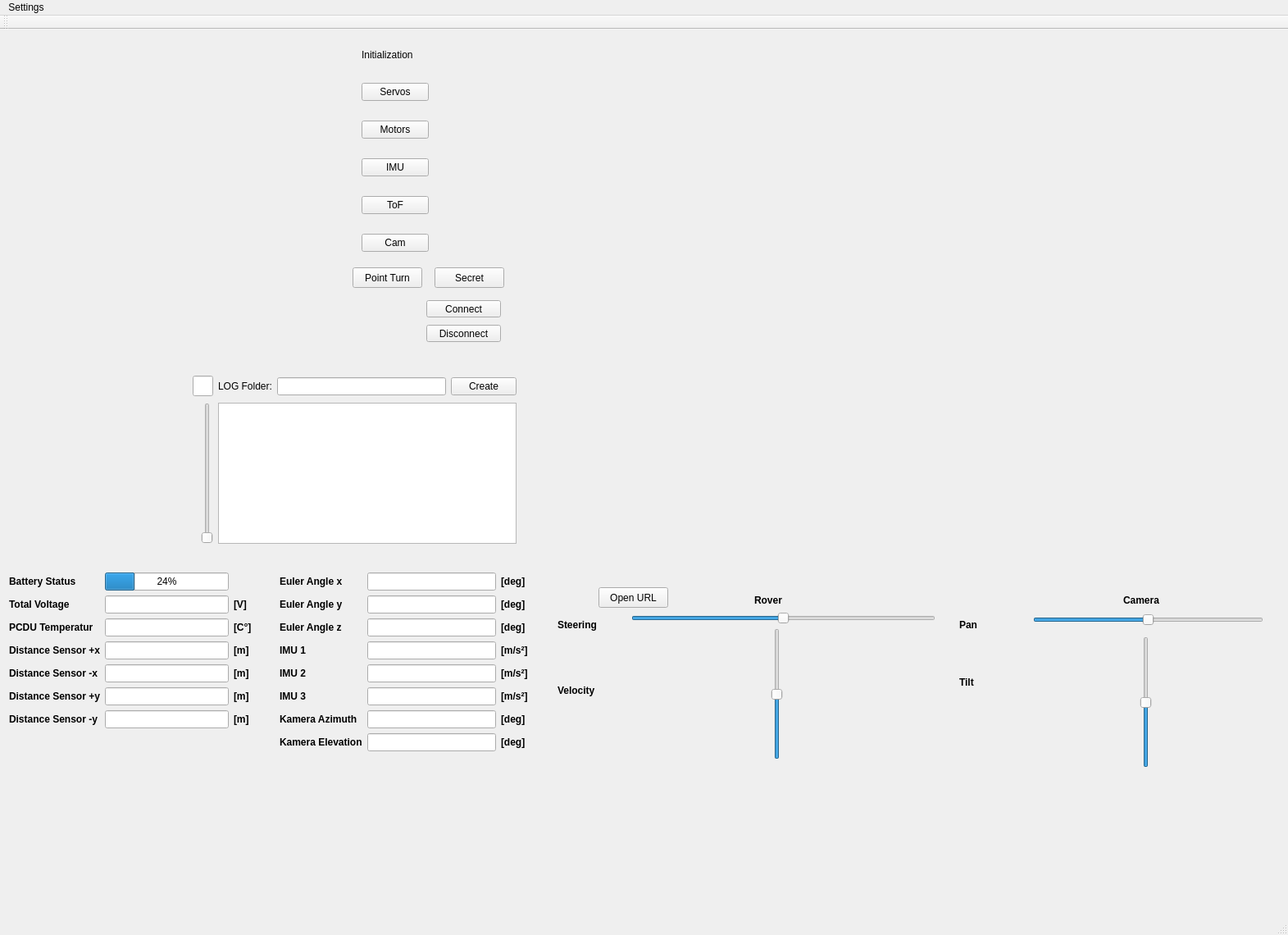
<?xml version="1.0" encoding="UTF-8"?>
<ui version="4.0">
 <class>MainWindow</class>
 <widget class="QMainWindow" name="MainWindow">
  <property name="geometry">
   <rect>
    <x>0</x>
    <y>0</y>
    <width>1571</width>
    <height>1140</height>
   </rect>
  </property>
  <property name="windowTitle">
   <string>Rover-B GUI</string>
  </property>
  <widget class="QWidget" name="centralWidget">
   <widget class="QPushButton" name="connectButton">
    <property name="geometry">
     <rect>
      <x>520</x>
      <y>330</y>
      <width>91</width>
      <height>21</height>
     </rect>
    </property>
    <property name="text">
     <string>Connect</string>
    </property>
   </widget>
   <widget class="QWidget" name="layoutWidget">
    <property name="geometry">
     <rect>
      <x>430</x>
      <y>10</y>
      <width>185</width>
      <height>272</height>
     </rect>
    </property>
    <layout class="QGridLayout" name="gridLayout_2">
     <item row="0" column="0">
      <widget class="QLabel" name="label_2">
       <property name="text">
        <string>Initialization</string>
       </property>
       <property name="textFormat">
        <enum>Qt::AutoText</enum>
       </property>
      </widget>
     </item>
     <item row="0" column="1">
      <spacer name="horizontalSpacer_2">
       <property name="orientation">
        <enum>Qt::Horizontal</enum>
       </property>
       <property name="sizeHint" stdset="0">
        <size>
         <width>40</width>
         <height>20</height>
        </size>
       </property>
      </spacer>
     </item>
     <item row="1" column="0">
      <spacer name="verticalSpacer">
       <property name="orientation">
        <enum>Qt::Vertical</enum>
       </property>
       <property name="sizeHint" stdset="0">
        <size>
         <width>82</width>
         <height>13</height>
        </size>
       </property>
      </spacer>
     </item>
     <item row="2" column="0">
      <widget class="QPushButton" name="initServo">
       <property name="text">
        <string>Servos</string>
       </property>
      </widget>
     </item>
     <item row="3" column="0">
      <spacer name="verticalSpacer_2">
       <property name="orientation">
        <enum>Qt::Vertical</enum>
       </property>
       <property name="sizeHint" stdset="0">
        <size>
         <width>82</width>
         <height>13</height>
        </size>
       </property>
      </spacer>
     </item>
     <item row="4" column="0">
      <widget class="QPushButton" name="initMotors">
       <property name="text">
        <string>Motors</string>
       </property>
      </widget>
     </item>
     <item row="5" column="0">
      <spacer name="verticalSpacer_3">
       <property name="orientation">
        <enum>Qt::Vertical</enum>
       </property>
       <property name="sizeHint" stdset="0">
        <size>
         <width>82</width>
         <height>13</height>
        </size>
       </property>
      </spacer>
     </item>
     <item row="6" column="0">
      <widget class="QPushButton" name="initIMU">
       <property name="text">
        <string>IMU</string>
       </property>
      </widget>
     </item>
     <item row="7" column="0">
      <spacer name="verticalSpacer_4">
       <property name="orientation">
        <enum>Qt::Vertical</enum>
       </property>
       <property name="sizeHint" stdset="0">
        <size>
         <width>82</width>
         <height>13</height>
        </size>
       </property>
      </spacer>
     </item>
     <item row="8" column="0">
      <widget class="QPushButton" name="initToF">
       <property name="text">
        <string>ToF</string>
       </property>
      </widget>
     </item>
     <item row="9" column="0">
      <spacer name="verticalSpacer_5">
       <property name="orientation">
        <enum>Qt::Vertical</enum>
       </property>
       <property name="sizeHint" stdset="0">
        <size>
         <width>82</width>
         <height>13</height>
        </size>
       </property>
      </spacer>
     </item>
     <item row="10" column="0">
      <widget class="QPushButton" name="initCam">
       <property name="text">
        <string>Cam</string>
       </property>
      </widget>
     </item>
    </layout>
   </widget>
   <widget class="QWidget" name="layoutWidget">
    <property name="geometry">
     <rect>
      <x>0</x>
      <y>410</y>
      <width>641</width>
      <height>228</height>
     </rect>
    </property>
    <layout class="QGridLayout" name="gridLayout">
     <item row="0" column="3">
      <widget class="QLabel" name="label">
       <property name="text">
        <string>LOG Folder:</string>
       </property>
      </widget>
     </item>
     <item row="0" column="4">
      <widget class="QLineEdit" name="lineEdit"/>
     </item>
     <item row="0" column="0">
      <spacer name="horizontalSpacer_5">
       <property name="orientation">
        <enum>Qt::Horizontal</enum>
       </property>
       <property name="sizeHint" stdset="0">
        <size>
         <width>218</width>
         <height>28</height>
        </size>
       </property>
      </spacer>
     </item>
     <item row="1" column="0" colspan="2">
      <spacer name="horizontalSpacer">
       <property name="orientation">
        <enum>Qt::Horizontal</enum>
       </property>
       <property name="sizeHint" stdset="0">
        <size>
         <width>218</width>
         <height>28</height>
        </size>
       </property>
      </spacer>
     </item>
     <item row="1" column="2">
      <widget class="QSlider" name="verticalSlider">
       <property name="orientation">
        <enum>Qt::Vertical</enum>
       </property>
      </widget>
     </item>
     <item row="0" column="1" colspan="2">
      <widget class="QLineEdit" name="speedText">
       <property name="maximumSize">
        <size>
         <width>25</width>
         <height>25</height>
        </size>
       </property>
      </widget>
     </item>
     <item row="0" column="5">
      <widget class="QPushButton" name="createButton">
       <property name="text">
        <string>Create</string>
       </property>
      </widget>
     </item>
     <item row="1" column="3" colspan="3">
      <widget class="QTextEdit" name="console">
       <property name="readOnly">
        <bool>true</bool>
       </property>
      </widget>
     </item>
    </layout>
   </widget>
   <widget class="QWidget" name="gridLayoutWidget">
    <property name="geometry">
     <rect>
      <x>10</x>
      <y>900</y>
      <width>421</width>
      <height>381</height>
     </rect>
    </property>
    <layout class="QGridLayout" name="imageGrid">
     <property name="sizeConstraint">
      <enum>QLayout::SetMaximumSize</enum>
     </property>
    </layout>
   </widget>
   <widget class="QPushButton" name="flagDrop">
    <property name="geometry">
     <rect>
      <x>530</x>
      <y>290</y>
      <width>85</width>
      <height>25</height>
     </rect>
    </property>
    <property name="text">
     <string>Secret</string>
    </property>
   </widget>
   <widget class="QWidget" name="layoutWidget">
    <property name="geometry">
     <rect>
      <x>660</x>
      <y>10</y>
      <width>901</width>
      <height>661</height>
     </rect>
    </property>
    <layout class="QGridLayout" name="gridLayout_3">
     <item row="0" column="1">
      <spacer name="horizontalSpacer_4">
       <property name="orientation">
        <enum>Qt::Horizontal</enum>
       </property>
       <property name="sizeHint" stdset="0">
        <size>
         <width>40</width>
         <height>20</height>
        </size>
       </property>
      </spacer>
     </item>
     <item row="0" column="2">
      <spacer name="horizontalSpacer_6">
       <property name="orientation">
        <enum>Qt::Horizontal</enum>
       </property>
       <property name="sizeHint" stdset="0">
        <size>
         <width>40</width>
         <height>13</height>
        </size>
       </property>
      </spacer>
     </item>
     <item row="0" column="3">
      <spacer name="horizontalSpacer_7">
       <property name="orientation">
        <enum>Qt::Horizontal</enum>
       </property>
       <property name="sizeHint" stdset="0">
        <size>
         <width>40</width>
         <height>13</height>
        </size>
       </property>
      </spacer>
     </item>
     <item row="0" column="4">
      <spacer name="horizontalSpacer_23">
       <property name="orientation">
        <enum>Qt::Horizontal</enum>
       </property>
       <property name="sizeHint" stdset="0">
        <size>
         <width>40</width>
         <height>13</height>
        </size>
       </property>
      </spacer>
     </item>
     <item row="1" column="0">
      <spacer name="verticalSpacer_6">
       <property name="orientation">
        <enum>Qt::Vertical</enum>
       </property>
       <property name="sizeHint" stdset="0">
        <size>
         <width>20</width>
         <height>40</height>
        </size>
       </property>
      </spacer>
     </item>
     <item row="2" column="0">
      <spacer name="verticalSpacer_12">
       <property name="orientation">
        <enum>Qt::Vertical</enum>
       </property>
       <property name="sizeHint" stdset="0">
        <size>
         <width>20</width>
         <height>40</height>
        </size>
       </property>
      </spacer>
     </item>
     <item row="3" column="0">
      <spacer name="verticalSpacer_13">
       <property name="orientation">
        <enum>Qt::Vertical</enum>
       </property>
       <property name="sizeHint" stdset="0">
        <size>
         <width>20</width>
         <height>40</height>
        </size>
       </property>
      </spacer>
     </item>
    </layout>
   </widget>
   <widget class="QWidget" name="layoutWidget">
    <property name="geometry">
     <rect>
      <x>0</x>
      <y>651</y>
      <width>318</width>
      <height>213</height>
     </rect>
    </property>
    <layout class="QGridLayout" name="sensorGrid_1">
     <item row="0" column="0">
      <widget class="QLabel" name="label_3">
       <property name="font">
        <font>
         <weight>75</weight>
         <bold>true</bold>
        </font>
       </property>
       <property name="text">
        <string>Battery Status</string>
       </property>
      </widget>
     </item>
     <item row="0" column="1">
      <widget class="QProgressBar" name="batteryStatus">
       <property name="value">
        <number>24</number>
       </property>
      </widget>
     </item>
     <item row="1" column="0">
      <widget class="QLabel" name="label_4">
       <property name="font">
        <font>
         <weight>75</weight>
         <bold>true</bold>
        </font>
       </property>
       <property name="text">
        <string>Total Voltage</string>
       </property>
      </widget>
     </item>
     <item row="1" column="1">
      <widget class="QLineEdit" name="voltageIndicator"/>
     </item>
     <item row="1" column="2">
      <widget class="QLabel" name="label_5">
       <property name="font">
        <font>
         <weight>75</weight>
         <bold>true</bold>
        </font>
       </property>
       <property name="text">
        <string>[V]</string>
       </property>
      </widget>
     </item>
     <item row="2" column="0">
      <widget class="QLabel" name="label_6">
       <property name="font">
        <font>
         <weight>75</weight>
         <bold>true</bold>
        </font>
       </property>
       <property name="text">
        <string>PCDU Temperatur</string>
       </property>
      </widget>
     </item>
     <item row="2" column="1">
      <widget class="QLineEdit" name="tempIndicator"/>
     </item>
     <item row="2" column="2">
      <widget class="QLabel" name="label_7">
       <property name="font">
        <font>
         <weight>75</weight>
         <bold>true</bold>
        </font>
       </property>
       <property name="text">
        <string>[C°]</string>
       </property>
      </widget>
     </item>
     <item row="3" column="0">
      <widget class="QLabel" name="label_8">
       <property name="font">
        <font>
         <weight>75</weight>
         <bold>true</bold>
        </font>
       </property>
       <property name="text">
        <string>Distance Sensor +x</string>
       </property>
      </widget>
     </item>
     <item row="3" column="1">
      <widget class="QLineEdit" name="distanceIndicator1"/>
     </item>
     <item row="3" column="2">
      <widget class="QLabel" name="label_12">
       <property name="font">
        <font>
         <weight>75</weight>
         <bold>true</bold>
        </font>
       </property>
       <property name="text">
        <string>[m]</string>
       </property>
      </widget>
     </item>
     <item row="4" column="0">
      <widget class="QLabel" name="label_9">
       <property name="font">
        <font>
         <weight>75</weight>
         <bold>true</bold>
        </font>
       </property>
       <property name="text">
        <string>Distance Sensor -x</string>
       </property>
      </widget>
     </item>
     <item row="4" column="1">
      <widget class="QLineEdit" name="distanceIndicator2"/>
     </item>
     <item row="4" column="2">
      <widget class="QLabel" name="label_13">
       <property name="font">
        <font>
         <weight>75</weight>
         <bold>true</bold>
        </font>
       </property>
       <property name="text">
        <string>[m]</string>
       </property>
      </widget>
     </item>
     <item row="5" column="0">
      <widget class="QLabel" name="label_11">
       <property name="font">
        <font>
         <weight>75</weight>
         <bold>true</bold>
        </font>
       </property>
       <property name="text">
        <string>Distance Sensor +y</string>
       </property>
      </widget>
     </item>
     <item row="5" column="1">
      <widget class="QLineEdit" name="distanceIndicator3"/>
     </item>
     <item row="5" column="2">
      <widget class="QLabel" name="label_14">
       <property name="font">
        <font>
         <weight>75</weight>
         <bold>true</bold>
        </font>
       </property>
       <property name="text">
        <string>[m]</string>
       </property>
      </widget>
     </item>
     <item row="6" column="0">
      <widget class="QLabel" name="label_10">
       <property name="font">
        <font>
         <weight>75</weight>
         <bold>true</bold>
        </font>
       </property>
       <property name="text">
        <string>Distance Sensor -y</string>
       </property>
      </widget>
     </item>
     <item row="6" column="1">
      <widget class="QLineEdit" name="distanceIndicator4"/>
     </item>
     <item row="6" column="2">
      <widget class="QLabel" name="label_15">
       <property name="font">
        <font>
         <weight>75</weight>
         <bold>true</bold>
        </font>
       </property>
       <property name="text">
        <string>[m]</string>
       </property>
      </widget>
     </item>
    </layout>
   </widget>
   <widget class="QWidget" name="layoutWidget">
    <property name="geometry">
     <rect>
      <x>330</x>
      <y>651</y>
      <width>325</width>
      <height>244</height>
     </rect>
    </property>
    <layout class="QGridLayout" name="sensorGrid_2">
     <item row="0" column="0">
      <widget class="QLabel" name="label_16">
       <property name="font">
        <font>
         <weight>75</weight>
         <bold>true</bold>
        </font>
       </property>
       <property name="text">
        <string>Euler Angle x</string>
       </property>
      </widget>
     </item>
     <item row="0" column="1">
      <widget class="QLineEdit" name="eulerIndicatorX"/>
     </item>
     <item row="0" column="2">
      <widget class="QLabel" name="label_20">
       <property name="font">
        <font>
         <weight>75</weight>
         <bold>true</bold>
        </font>
       </property>
       <property name="text">
        <string>[deg]</string>
       </property>
      </widget>
     </item>
     <item row="1" column="0">
      <widget class="QLabel" name="label_17">
       <property name="font">
        <font>
         <weight>75</weight>
         <bold>true</bold>
        </font>
       </property>
       <property name="text">
        <string>Euler Angle y</string>
       </property>
      </widget>
     </item>
     <item row="1" column="1">
      <widget class="QLineEdit" name="eulerIndicatorY"/>
     </item>
     <item row="1" column="2">
      <widget class="QLabel" name="label_21">
       <property name="font">
        <font>
         <weight>75</weight>
         <bold>true</bold>
        </font>
       </property>
       <property name="text">
        <string>[deg]</string>
       </property>
      </widget>
     </item>
     <item row="2" column="0">
      <widget class="QLabel" name="label_18">
       <property name="font">
        <font>
         <weight>75</weight>
         <bold>true</bold>
        </font>
       </property>
       <property name="text">
        <string>Euler Angle z</string>
       </property>
      </widget>
     </item>
     <item row="2" column="1">
      <widget class="QLineEdit" name="eulerIndicatorZ"/>
     </item>
     <item row="2" column="2">
      <widget class="QLabel" name="label_19">
       <property name="font">
        <font>
         <weight>75</weight>
         <bold>true</bold>
        </font>
       </property>
       <property name="text">
        <string>[deg]</string>
       </property>
      </widget>
     </item>
     <item row="3" column="0">
      <widget class="QLabel" name="label_22">
       <property name="font">
        <font>
         <weight>75</weight>
         <bold>true</bold>
        </font>
       </property>
       <property name="text">
        <string>IMU 1</string>
       </property>
      </widget>
     </item>
     <item row="3" column="1">
      <widget class="QLineEdit" name="bogieIMU1"/>
     </item>
     <item row="3" column="2">
      <widget class="QLabel" name="label_25">
       <property name="font">
        <font>
         <weight>75</weight>
         <bold>true</bold>
        </font>
       </property>
       <property name="text">
        <string>[m/s²]</string>
       </property>
      </widget>
     </item>
     <item row="4" column="0">
      <widget class="QLabel" name="label_24">
       <property name="font">
        <font>
         <weight>75</weight>
         <bold>true</bold>
        </font>
       </property>
       <property name="text">
        <string>IMU 2</string>
       </property>
      </widget>
     </item>
     <item row="4" column="1">
      <widget class="QLineEdit" name="bogieIMU2"/>
     </item>
     <item row="4" column="2">
      <widget class="QLabel" name="label_27">
       <property name="font">
        <font>
         <weight>75</weight>
         <bold>true</bold>
        </font>
       </property>
       <property name="text">
        <string>[m/s²]</string>
       </property>
      </widget>
     </item>
     <item row="5" column="0">
      <widget class="QLabel" name="label_23">
       <property name="font">
        <font>
         <weight>75</weight>
         <bold>true</bold>
        </font>
       </property>
       <property name="text">
        <string>IMU 3</string>
       </property>
      </widget>
     </item>
     <item row="5" column="1">
      <widget class="QLineEdit" name="bogieIMU3"/>
     </item>
     <item row="5" column="2">
      <widget class="QLabel" name="label_26">
       <property name="font">
        <font>
         <weight>75</weight>
         <bold>true</bold>
        </font>
       </property>
       <property name="text">
        <string>[m/s²]</string>
       </property>
      </widget>
     </item>
     <item row="6" column="0">
      <widget class="QLabel" name="label_28">
       <property name="font">
        <font>
         <weight>75</weight>
         <bold>true</bold>
        </font>
       </property>
       <property name="text">
        <string>Kamera Azimuth</string>
       </property>
      </widget>
     </item>
     <item row="6" column="1">
      <widget class="QLineEdit" name="camAzIndicator"/>
     </item>
     <item row="6" column="2">
      <widget class="QLabel" name="label_30">
       <property name="font">
        <font>
         <weight>75</weight>
         <bold>true</bold>
        </font>
       </property>
       <property name="text">
        <string>[deg]</string>
       </property>
      </widget>
     </item>
     <item row="7" column="0">
      <widget class="QLabel" name="label_31">
       <property name="font">
        <font>
         <weight>75</weight>
         <bold>true</bold>
        </font>
       </property>
       <property name="text">
        <string>Kamera Elevation</string>
       </property>
      </widget>
     </item>
     <item row="7" column="1">
      <widget class="QLineEdit" name="camElIndicator"/>
     </item>
     <item row="7" column="2">
      <widget class="QLabel" name="label_29">
       <property name="font">
        <font>
         <weight>75</weight>
         <bold>true</bold>
        </font>
       </property>
       <property name="text">
        <string>[deg]</string>
       </property>
      </widget>
     </item>
    </layout>
   </widget>
   <widget class="QPushButton" name="connectButton_2">
    <property name="geometry">
     <rect>
      <x>520</x>
      <y>360</y>
      <width>91</width>
      <height>21</height>
     </rect>
    </property>
    <property name="text">
     <string>Disconnect</string>
    </property>
   </widget>
   <widget class="QSlider" name="roverSteer">
    <property name="geometry">
     <rect>
      <x>770</x>
      <y>710</y>
      <width>371</width>
      <height>16</height>
     </rect>
    </property>
    <property name="minimum">
     <number>-100</number>
    </property>
    <property name="maximum">
     <number>100</number>
    </property>
    <property name="singleStep">
     <number>1</number>
    </property>
    <property name="orientation">
     <enum>Qt::Horizontal</enum>
    </property>
   </widget>
   <widget class="QSlider" name="roverVel">
    <property name="geometry">
     <rect>
      <x>940</x>
      <y>730</y>
      <width>16</width>
      <height>160</height>
     </rect>
    </property>
    <property name="minimum">
     <number>-100</number>
    </property>
    <property name="maximum">
     <number>100</number>
    </property>
    <property name="orientation">
     <enum>Qt::Vertical</enum>
    </property>
   </widget>
   <widget class="QPushButton" name="PointTurn">
    <property name="geometry">
     <rect>
      <x>430</x>
      <y>290</y>
      <width>85</width>
      <height>25</height>
     </rect>
    </property>
    <property name="text">
     <string>Point Turn</string>
    </property>
   </widget>
   <widget class="QLabel" name="label_32">
    <property name="geometry">
     <rect>
      <x>920</x>
      <y>680</y>
      <width>71</width>
      <height>31</height>
     </rect>
    </property>
    <property name="font">
     <font>
      <weight>75</weight>
      <bold>true</bold>
     </font>
    </property>
    <property name="text">
     <string>Rover</string>
    </property>
   </widget>
   <widget class="QLabel" name="label_33">
    <property name="geometry">
     <rect>
      <x>680</x>
      <y>790</y>
      <width>71</width>
      <height>31</height>
     </rect>
    </property>
    <property name="font">
     <font>
      <weight>75</weight>
      <bold>true</bold>
     </font>
    </property>
    <property name="text">
     <string>Velocity</string>
    </property>
   </widget>
   <widget class="QSlider" name="camPan">
    <property name="geometry">
     <rect>
      <x>1260</x>
      <y>710</y>
      <width>281</width>
      <height>20</height>
     </rect>
    </property>
    <property name="minimum">
     <number>-100</number>
    </property>
    <property name="maximum">
     <number>100</number>
    </property>
    <property name="singleStep">
     <number>1</number>
    </property>
    <property name="orientation">
     <enum>Qt::Horizontal</enum>
    </property>
   </widget>
   <widget class="QLabel" name="label_34">
    <property name="geometry">
     <rect>
      <x>680</x>
      <y>710</y>
      <width>71</width>
      <height>31</height>
     </rect>
    </property>
    <property name="font">
     <font>
      <weight>75</weight>
      <bold>true</bold>
     </font>
    </property>
    <property name="text">
     <string>Steering</string>
    </property>
   </widget>
   <widget class="QLabel" name="label_35">
    <property name="geometry">
     <rect>
      <x>1170</x>
      <y>710</y>
      <width>71</width>
      <height>31</height>
     </rect>
    </property>
    <property name="font">
     <font>
      <weight>75</weight>
      <bold>true</bold>
     </font>
    </property>
    <property name="text">
     <string>Pan</string>
    </property>
   </widget>
   <widget class="QLabel" name="label_36">
    <property name="geometry">
     <rect>
      <x>1370</x>
      <y>680</y>
      <width>71</width>
      <height>31</height>
     </rect>
    </property>
    <property name="font">
     <font>
      <weight>75</weight>
      <bold>true</bold>
     </font>
    </property>
    <property name="text">
     <string>Camera</string>
    </property>
   </widget>
   <widget class="QLabel" name="label_37">
    <property name="geometry">
     <rect>
      <x>1170</x>
      <y>780</y>
      <width>71</width>
      <height>31</height>
     </rect>
    </property>
    <property name="font">
     <font>
      <weight>75</weight>
      <bold>true</bold>
     </font>
    </property>
    <property name="text">
     <string>Tilt</string>
    </property>
   </widget>
   <widget class="QSlider" name="camTilt">
    <property name="geometry">
     <rect>
      <x>1390</x>
      <y>740</y>
      <width>16</width>
      <height>160</height>
     </rect>
    </property>
    <property name="minimum">
     <number>-100</number>
    </property>
    <property name="maximum">
     <number>100</number>
    </property>
    <property name="orientation">
     <enum>Qt::Vertical</enum>
    </property>
   </widget>
   <widget class="QPushButton" name="openUrl">
    <property name="geometry">
     <rect>
      <x>730</x>
      <y>680</y>
      <width>85</width>
      <height>25</height>
     </rect>
    </property>
    <property name="text">
     <string>Open URL</string>
    </property>
   </widget>
   <widget class="VlcWidgetVideo" name="video" native="true">
    <property name="geometry">
     <rect>
      <x>0</x>
      <y>0</y>
      <width>431</width>
      <height>411</height>
     </rect>
    </property>
   </widget>
  </widget>
  <widget class="QMenuBar" name="menuBar">
   <property name="geometry">
    <rect>
     <x>0</x>
     <y>0</y>
     <width>1571</width>
     <height>22</height>
    </rect>
   </property>
   <widget class="QMenu" name="menuSettings">
    <property name="title">
     <string>Settings</string>
    </property>
   </widget>
   <addaction name="menuSettings"/>
  </widget>
  <widget class="QToolBar" name="mainToolBar">
   <attribute name="toolBarArea">
    <enum>TopToolBarArea</enum>
   </attribute>
   <attribute name="toolBarBreak">
    <bool>false</bool>
   </attribute>
  </widget>
  <widget class="QStatusBar" name="statusBar"/>
  <action name="actionTCP_Connection">
   <property name="text">
    <string>TCP Connection</string>
   </property>
  </action>
 </widget>
 <layoutdefault spacing="6" margin="11"/>
 <customwidgets>
  <customwidget>
   <class>VlcWidgetVideo</class>
   <extends>QWidget</extends>
   <header location="global">VLCQtWidgets/WidgetVideo.h</header>
   <container>1</container>
   <slots>
    <signal>fullscreen()</signal>
    <slot>toggleFullscreen()</slot>
   </slots>
  </customwidget>
 </customwidgets>
 <resources/>
 <connections/>
</ui>
